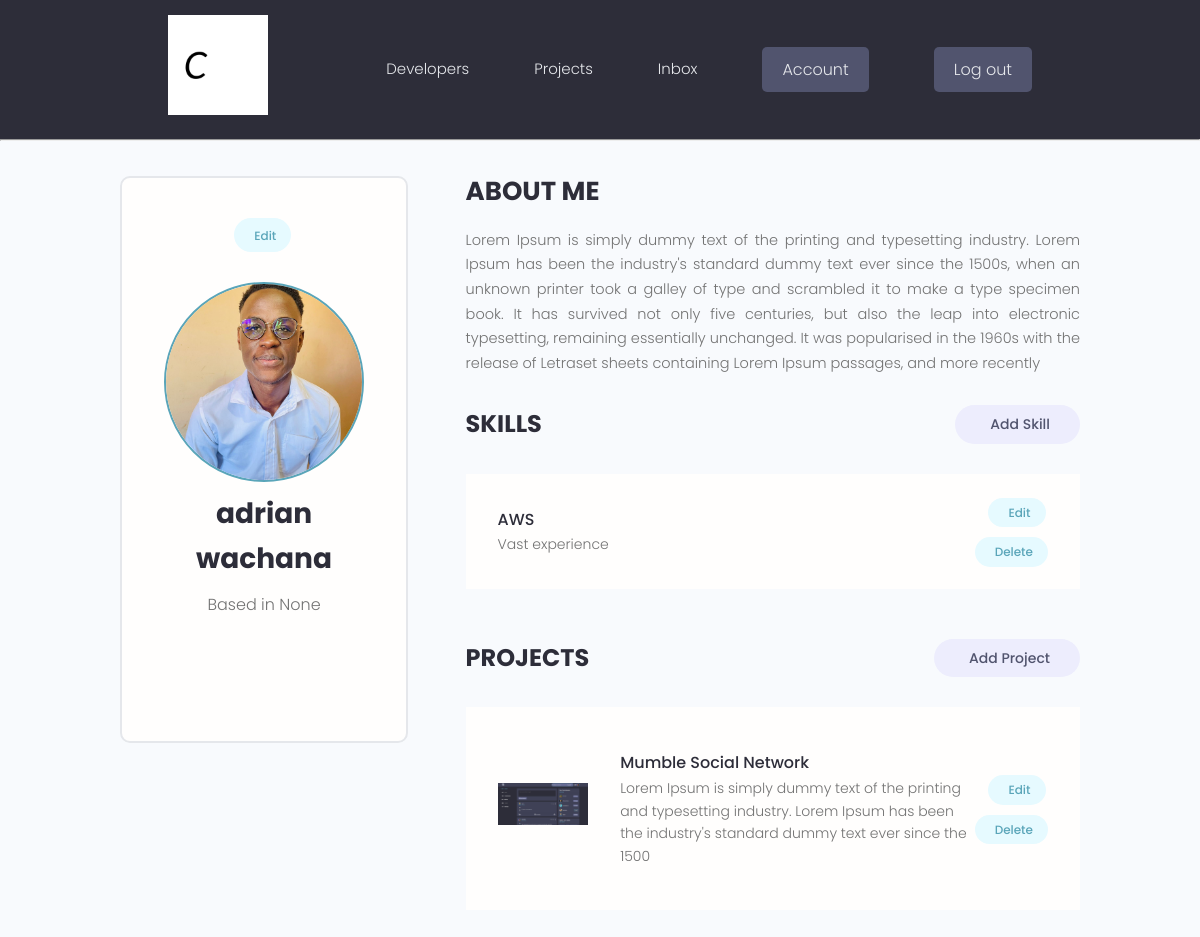
The app's page /account/ (signed in) with its own data.
### users/models.py (models this page shows, shortened)
class Profile(models.Model):
    user = models.OneToOneField(User, on_delete=models.CASCADE, null=True, blank=True)
    name = models.CharField(max_length=100, blank=True, null=True)
    username = models.CharField(max_length=200, blank=True, null=True)
    email = models.EmailField(max_length=254, blank=True, null=True)
    location = models.CharField(max_length=100, blank=True, null=True)
    short_intro = models.CharField(max_length=200, blank=True, null=True)
    bio = models.TextField(blank=True, null=True)
    profile_image = models.ImageField(upload_to='profiles/', blank=True, null=True, default="profiles/user-default.png")
    social_github = models.CharField(max_length=100, blank=True, null=True)
    social_twitter = models.CharField(max_length=100, blank=True, null=True)
    social_linkedin = models.CharField(max_length=100, blank=True, null=True)
    social_youtube = models.CharField(max_length=100, blank=True, null=True)
    social_website = models.CharField(max_length=100, blank=True, null=True)
    created = models.DateTimeField(auto_now_add=True)
    id = models.UUIDField(default=uuid.uuid4, unique=True, primary_key=True, editable=False)

class Skill(models.Model):
    owner = models.ForeignKey(Profile, on_delete=models.CASCADE, null=True, blank=True)
    name = models.CharField(max_length=100, blank=True, null=True)
    description = models.TextField(blank=True, null=True)
    created = models.DateTimeField(auto_now_add=True)
    id = models.UUIDField(default=uuid.uuid4, unique=True, primary_key=True, editable=False)

### projects/models.py (models this page shows, shortened)
class Project(models.Model):
    owner = models.ForeignKey(Profile, null=True, blank=True, on_delete=models.SET_NULL)
    title = models.CharField(max_length=200)
    description = models.TextField(null=True, blank=True)
    featured_image = models.ImageField(null=True, blank=True, default="default.jpg")
    demo_link = models.CharField(max_length=2000, null=True, blank=True)
    source_link = models.CharField(max_length=2000, null=True, blank=True)
    tags = models.ManyToManyField('Tag', blank=True)
    vote_total = models.IntegerField(default=0, null=True, blank=True)
    vote_ratio = models.IntegerField(default=0, null=True, blank=True)
    created = models.DateTimeField(auto_now_add=True)
    id = models.UUIDField(default=uuid.uuid4, unique=True, primary_key=True, editable=False)
    class Meta:
        ordering = ['-vote_ratio', '-vote_total', 'title']

### users/views.py (the view)
# urls.py: path('account/', views.userAccount, name="account"),
@login_required(login_url='login')
def userAccount(request):
    profile = request.user.profile
    skills = profile.skill_set.all()
    projects = profile.project_set.all()
    context = {'profile': profile, 'skills': skills, 'projects': projects}
    return render(request, 'users/account.html', context)

### users/templates/users/account.html (shortened to what this page needs)
{% extends 'main.html' %}
{% block content %}
<main class="settingsPage profile my-md">
  <div class="container">
    <div class="layout">
      <div class="column column--1of3">
        <div class="card text-center">
          <div class="card__body dev">
            <a class="tag tag--pill tag--main settings__btn" href="{% url 'edit-account' %}">
               Edit
            </a>
            <img class="avatar avatar--xl dev__avatar" src="{{ profile.profile_image.url }}" alt="{{ profile.name }}" />
            <h2 class="dev__name">{{ profile.name }}</h2>
            <p class="dev__location">Based in {{ profile.location }}</p>
            <ul class="dev__social">
            </ul>
          </div>
        </div>
      </div>
      <div class="column column--2of3">
        <div class="devInfo">
          <h3 class="devInfo__title">About Me</h3>
          <p class="devInfo__about">{{ profile.bio }}</p>
        </div>
        <div class="settings">
          <h3 class="settings__title">Skills</h3>
          <a class="tag tag--pill tag--sub settings__btn tag--lg" href="{% url 'create-skill' %}">
             Add Skill
          </a>
        </div>
        <table class="settings__table">
          {% for skill in skills %}
          <tr>
            <td class="settings__tableInfo">
              <h4>{{ skill.name }}</h4>
              <p>{{ skill.description }}</p>
            </td>
            <td class="settings__tableActions">
              <a class="tag tag--pill tag--main settings__btn" href="{% url 'update-skill' skill.id %}">
                 Edit
              </a>
              <a class="tag tag--pill tag--main settings__btn" href="{% url 'delete-skill' skill.id %}?next=/account">
                 Delete
              </a>
            </td>
          </tr>
          {% endfor %}
        </table>
        <div class="settings">
          <h3 class="settings__title">Projects</h3>
          <a class="tag tag--pill tag--sub settings__btn tag--lg" href="{% url 'create-project' %}">
             Add Project
          </a>
        </div>
        <table class="settings__table">
          {% for project in projects %}
          <tr>
            <td class="settings__thumbnail">
              <a href="{% url 'project' project.id %}">
                <img src="{{ project.featured_image.url }}" alt="Project Thumbnail" />
              </a>
            </td>
            <td class="settings__tableInfo">
              <a href="{% url 'project' project.id %}">{{ project.title }}</a>
              <p>{{ project.description|slice:"150" }}</p>
            </td>
            <td class="settings__tableActions">
              <a class="tag tag--pill tag--main settings__btn" href="{% url 'update-project' project.id %}">
                 Edit
              </a>
              <a class="tag tag--pill tag--main settings__btn"
                href="{% url 'delete-project'  project.id %}?next=/account">
                 Delete
              </a>
            </td>
          </tr>
          {% endfor %}
        </table>
      </div>
    </div>
  </div>
</main>
{% endblock %}

### static/styles/app.css (style rules this page uses)
:root { --color-sub: #2d2d39; }
.card { border: 2px solid var(--color-light); }
img { width: 100%; }
.profile .card > .dev { padding: 4rem; }
.dev__avatar { display: block; margin: auto; }
.dev__name { color: var(--color-sub); font-size: 2.8rem; font-weight: 700; margin-top: 1rem; margin-bottom: 0.5rem; }
.dev__location { margin-top: 1rem; }
.dev__social { margin: 3rem 0; list-style: none; display: flex; justify-content: center; gap: 1.5rem; }
.devInfo { margin-bottom: 3rem; }
.devInfo__title, .devInfo__subtitle { font-size: 2.6rem; color: var(--color-sub); text-transform: uppercase; font-weight: 700; margin-bottom: 1.5rem; }
.devInfo__about, .devSkill__info { font-size: 1.45rem; line-height: 1.7; text-align: justify; }
.settingsPage .dev > .settings__btn { display: inline-block; margin-bottom: 3rem; }
.settings { display: flex; justify-content: space-between; align-items: center; }
.settings__title { font-size: 2.4rem; text-transform: uppercase; font-weight: 700; color: var(--color-sub); }
.settings__table { margin-top: 3rem; margin-bottom: 5rem; padding: 0 3rem; background: var(--color-white); }
.settings__table tr { width: 100%; }
.settings__table tr > td { padding: 2rem 0; }
.settings__thumbnail { width: 23%; min-width: 10rem; }
.settings__thumbnail img { padding-right: 3rem; height: 15rem; object-fit: contain; }
.settings__tableInfo { width: 100%; }
.settings__tableInfo h4, .settings__tableInfo a { padding-right: 1rem; width: auto; font-size: 1.6rem; font-weight: 500; color: var(--color-sub); }
.settings__tableInfo p { font-size: 1.4rem; }
.settings__tableActions { text-align: right; }

### static/uikit/styles/modules/_variables.css (style rules this page uses)
:root { --color-main: #5aa5b9; --color-main-light: #e6faff; --color-sub: #3f4156; --color-sub-light: #51546e; --color-sub-lighter: #ededfd; --color-text: #737373; --color-gray: #8b8b8b; --color-light: #e5e7eb; --color-light-gray: #767676; --color-bg: #f8fafd; --color-white: #fffefd; --color-white-light: #f3f3f3; --color-success: #359e64; --color-success-bg: #def8e8; --color-error: #fc4b0b; --color-error-bg: #fff2ee; --font-base: 'Poppins', arial, helvetica, 'Segoe UI', roboto, ubuntu, sans-serif; --font-monospace: 'Fira Code', 'Courier New', courier, monospace; --font-regular: 300; --font-medium: 500; --font-bold: 700; --generic-shadow: 1px 1px 5px #00000010; --generic-transition: all 0.3s ease-in-out; }

### static/uikit/styles/modules/_base.css (style rules this page uses)
* { margin: 0; padding: 0; box-sizing: border-box; text-rendering: optimizeLegibility; color: inherit; font-size: inherit; }
html { font-size: 50%; }
@media only screen and (min-width: 480px) { html { font-size: 56.25%; } }
@media only screen and (min-width: 1200px) { html { font-size: 62.5%; } }
body { line-height: 1.6; font-weight: 400; font-size: 1.5rem; color: var(--color-text); background-color: var(--color-bg); min-height: 100vh; }

### static/uikit/styles/modules/_typography.css (style rules this page uses)
* { font-family: var(--font-base); }
h2 { font-size: 3.6rem; font-weight: var(--font-bold); }
h3 { font-size: 3.2rem; font-weight: var(--font-medium); }
h4 { font-size: 2.8rem; font-weight: var(--font-medium); }
p, span, strong { font-size: 1.6rem; color: var(--color-text); font-weight: var(--font-regular); }
a { padding-bottom: 2px; text-decoration: none; display: inline-block; color: var(--color-main); font-weight: var(--font-medium); }

### static/uikit/styles/modules/_utilities.css (style rules this page uses)
.container { width: 92%; max-width: 165rem; margin: 0 auto; box-sizing: border-box; }
@media screen and (min-width: 1000px) { .container { width: 90%; } }
@media screen and (min-width: 1200px) { .container { width: 80%; } }
.text-center { text-align: center; }
.my-md { margin: 3rem auto; }

### static/uikit/styles/modules/_avatar.css (style rules this page uses)
.avatar { border-radius: 50%; border: 2px solid var(--color-main); object-fit: cover; }
.avatar--xl { height: 20rem; width: 20rem; }

### static/uikit/styles/modules/_card.css (style rules this page uses)
.card { border-radius: 1rem; background-color: var(--color-white); border: 1.5px solid var(--color-light); width: auto; height: auto; margin-top: 0.5rem; margin-bottom: 0.5rem; overflow: hidden; }
.card__body, .card__header { padding: 2rem 2.5rem; }

### static/uikit/styles/modules/_layout.css (style rules this page uses)
.layout { display: flex; flex-flow: row wrap; justify-content: space-between; }
.layout > .column { margin-bottom: 3rem; }
.layout > .column.column--1of3 { flex-basis: 30%; }
.layout > .column.column--2of3 { flex-basis: 64%; }

### records on screen
Profile: profile_image (picture), name "adrian wachana", location "None", bio "Lorem Ipsum is simply dummy text of the printing and typesetting industry. Lorem Ipsum has been the industry's standard dummy text ever since the 1500s, when an unknown printer took a galley of type and scrambled it to make a type specimen book. It has survived not only five centuries, but also the leap into electronic typesetting, remaining essentially unchanged. It was popularised in the 1960s with the release of Letraset sheets containing Lorem Ipsum passages, and more recently"
Skill: name "AWS", description "Vast experience"
Project: featured_image (picture), title "Mumble Social Network", description "Lorem Ipsum is simply dummy text of the printing and typesetting industry. Lorem Ipsum has been the industry's standard dummy text ever since the 1500"
